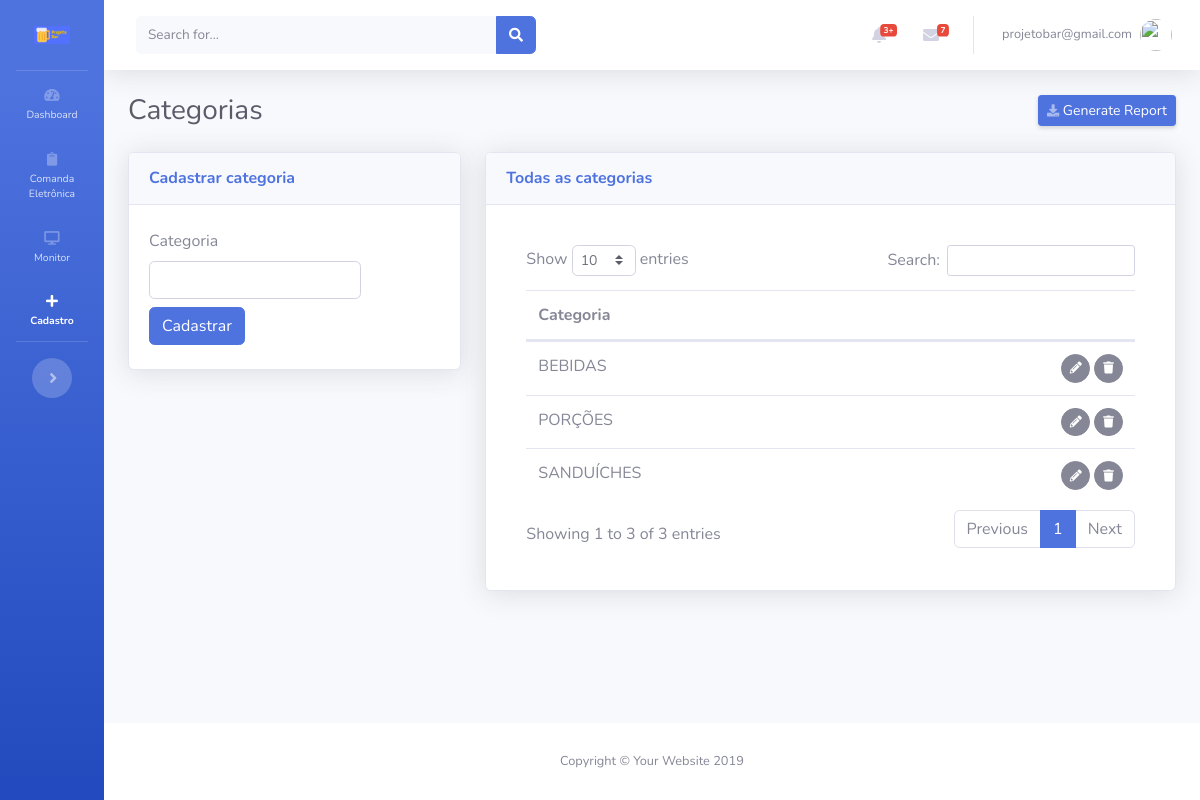
Page /views/categorias/Cadastrar.php (signed in) on the earlier database version.
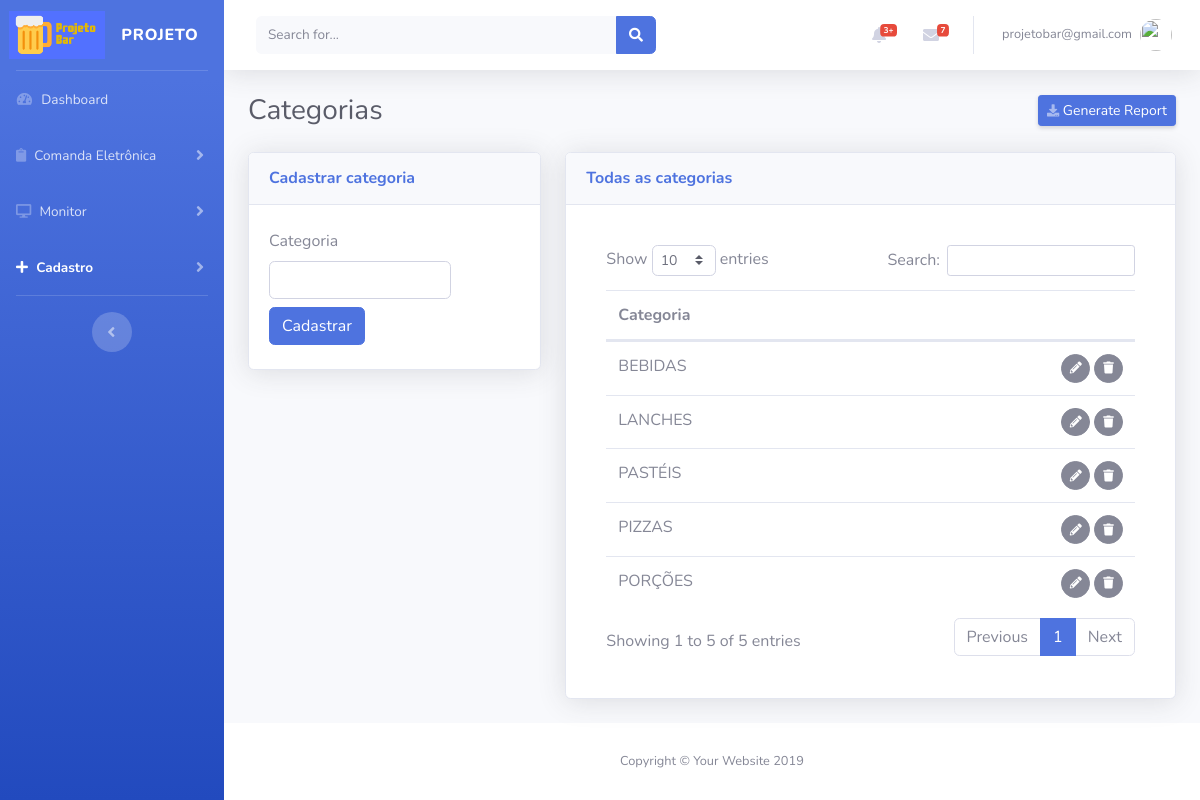
Same page on the later database version.
### tables this page shows
CREATE TABLE IF NOT EXISTS `categorias` (
  `id` int(11) NOT NULL AUTO_INCREMENT,
  `categoria` varchar(200) NOT NULL,
  `usuario` int(11) NOT NULL COMMENT 'FK',
  `cadastro` datetime NOT NULL,
  `modificado` datetime NOT NULL,
  PRIMARY KEY (`id`)
);

### config.php (called while the page is built, shortened)
<?php
$app_name= 'PROJETO';
$app_token= 'appbar1';

### controllers/sidebar/ControllerSidebarToggle.php (called while the page is built)
<?php
$sqlCosultaToggle="SELECT * FROM sidebar WHERE id_usuario = '".$_SESSION['id'.$app_token]."' LIMIT 1";
$resultCosultaToggle=mysqli_query($conecta,$sqlCosultaToggle);
$CosultaToggle=mysqli_fetch_assoc($resultCosultaToggle);

### views/categorias/templates/FormularioExibir.php (the view, shortened to what this page needs)
<div class="card shadow mb-12">
  <div class="card-header py-3">
    <h6 class="m-0 font-weight-bold text-primary">Todas as categorias</h6>
  </div>
  <div class="card-body">
    <?php
    $sql="SELECT * FROM categorias ORDER BY categoria ASC";
    if ($result=mysqli_query($conecta,$sql))
    {
      ?>
      <div class="card-body">
        <div class="table-responsive">
          <table class="table cell-border table-hover" id="dataTable" width="100%" cellspacing="0">
            <thead>
              <tr>
                <th colspan="2">Categoria</th>
              </tr>
            </thead>
            <tfoot>
              <tbody>
                <?php
                while ($row=mysqli_fetch_assoc($result))
                {
                 ?>
                 <tr>
                  <td>
                    <?php echo $row['categoria'];?>
                  </td>
                  <td align="right">
                    <span id="acoes">
                      <button class="btn btn-secondary btn-circle btn-sm botaoEditarCategoriaTransicao" idcategoria="<?=$row['id']?>">
                        <i class="fas fa-pencil-alt"></i></button>
                        <button class="btn btn-secondary btn-circle btn-sm botaoVerificaProdutosVinculados"  idcategoria="<?=$row['id']?>"> <i class="fas fa-trash"></i>
                        </span>
                      </td>
                    </tr>
                    <?php
                  }
                  ?>
                </tbody>
              </table>
            </div>
          </div>
          <?php
        }
        ?>
      </div>
    </div>

### inc/header.php (shortened to what this page needs)
<!DOCTYPE html>
<html lang="pt-br">
<head>
  <link href="<?php echo BASEURL; ?>vendor/fontawesome-free/css/all.min.css" rel="stylesheet" type="text/css">
  <link href="<?php echo BASEURL; ?>css/sb-admin-2.css" rel="stylesheet">
  <link href="<?php echo BASEURL;?>vendor/alertify/css/alertify.min.css" rel="stylesheet">
</head>
  <?php include_once($ControllerSidebarToggle); ?>

### views/categorias/Cadastrar.php (shortened to what this page needs)
<?php
$app_item="cadastro";
$app_page_name="categorias";
include ('../../config.php');
include('../../inc/header.php');
?>
<link href="<?php echo BASEURL;?>vendor/datatables/dataTables.bootstrap4.min.css" rel="stylesheet">
<body id="page-top">
  <div id="wrapper">
    <?php include('../../inc/sidebar.php'); ?>
    <div id="content-wrapper" class="d-flex flex-column">
      <div id="content">
       <?php include('../../inc/topbar.php'); ?>
       <div class="container-fluid">
        <div class="d-sm-flex align-items-center justify-content-between mb-4">
          <h1 class="h3 mb-0 text-gray-800"><?php echo ucfirst($app_page_name); ?></h1>
          <a href="#" class="d-none d-sm-inline-block btn btn-sm btn-primary shadow-sm"><i class="fas fa-download fa-sm text-white-50"></i> Generate Report</a>
        </div>
        <div id="contentTemplateMaster">
         <?php include ('templates/TemplateMaster.php'); ?>
       </div>
     </div>
   </div>
 </div>
</div>
<?php include('../../inc/footer.php'); ?>

### inc/sidebar.php (shortened to what this page needs)
    <ul class="navbar-nav bg-gradient-primary sidebar sidebar-dark accordion  <?php echo $CosultaToggle['status']; ?>" id="accordionSidebar">
      <a class="sidebar-brand d-flex align-items-center justify-content-center" href="<?php echo BASEURL.'index.php'; ?>">
        <img src="<?php echo BASEURL;?>img/logo_azul_small.png" width="50%">
      <div class="sidebar-brand-text mx-3"><?php echo $app_name; ?></div>
    </a>
    <hr class="sidebar-divider my-0">
    <li class="nav-item <?php if($app_item=='dashboard'){echo 'active';} else {'';} ?>">
      <a class="nav-link" href="<?php echo BASEURL.'index.php'; ?>">
        <i class="fas fa-fw fa-tachometer-alt"></i>
        <span>Dashboard</span></a>
      </li>
      <li class="nav-item <?php if($app_item=='comanda eletronica'){echo 'active';} else {'';} ?>">
        <a class="nav-link collapsed" href="#" data-toggle="collapse" data-target="#collapsePage1" aria-expanded="true" aria-controls="collapsePages">
          <i class="fas fa-clipboard"></i>
          <span>Comanda Eletrônica</span>
        </a>
    </li>
    <li class="nav-item <?php if($app_item=='monitor'){echo 'active';} else {'';} ?>">
      <a class="nav-link collapsed" href="#" data-toggle="collapse" data-target="#collapsePage2" aria-expanded="true" aria-controls="collapsePages">
        <i class="fas fa-desktop"></i>
        <span>Monitor</span>
      </a>
  </li>
  <li class="nav-item <?php if($app_item=='cadastro'){echo 'active';} else {'';} ?>">
    <a class="nav-link collapsed" href="#" data-toggle="collapse" data-target="#collapsePages3" aria-expanded="true" aria-controls="collapsePages">
      <i class="fas fa-plus"></i>
      <span>Cadastro</span>
    </a>
</li>
  <hr class="sidebar-divider d-none d-md-block">
  <div class="text-center d-none d-md-inline">
    <button class="rounded-circle border-0 sidebarToggle" id="sidebarToggle" name="sidebarToggle"></button>
  </div>
</ul>

### inc/topbar.php (shortened to what this page needs)
<nav class="navbar navbar-expand navbar-light bg-white topbar mb-4 static-top shadow">
  <form class="d-none d-sm-inline-block form-inline mr-auto ml-md-3 my-2 my-md-0 mw-100 navbar-search">
    <div class="input-group">
      <input type="text" class="form-control bg-light border-0 small" placeholder="Search for..." aria-label="Search" aria-describedby="basic-addon2">
      <div class="input-group-append">
        <button class="btn btn-primary" type="button">
          <i class="fas fa-search fa-sm"></i>
        </button>
      </div>
    </div>
  </form>
  <ul class="navbar-nav ml-auto">
    <li class="nav-item dropdown no-arrow mx-1">
      <a class="nav-link dropdown-toggle" href="#" id="alertsDropdown" role="button" data-toggle="dropdown" aria-haspopup="true" aria-expanded="false">
        <i class="fas fa-bell fa-fw"></i>
        <span class="badge badge-danger badge-counter">3+</span>
      </a>
    </li>
    <li class="nav-item dropdown no-arrow mx-1">
      <a class="nav-link dropdown-toggle" href="#" id="messagesDropdown" role="button" data-toggle="dropdown" aria-haspopup="true" aria-expanded="false">
        <i class="fas fa-envelope fa-fw"></i>
        <span class="badge badge-danger badge-counter">7</span>
      </a>
    </li>
    <li class="nav-item dropdown no-arrow">
      <a class="nav-link dropdown-toggle" href="#" id="userDropdown" role="button" data-toggle="dropdown" aria-haspopup="true" aria-expanded="false">
        <span class="mr-2 d-none d-lg-inline text-gray-600 small"><?php echo $_SESSION['login'.$app_token]; ?></span>
        <img class="img-profile rounded-circle" src="https://source.unsplash.com/QAB-WJcbgJk/60x60">
      </a>
    </li>
  </ul>
</nav>

### views/categorias/templates/TemplateMaster.php (shortened to what this page needs)
<?php
$FormularioCadastrar = $_SERVER['DOCUMENT_ROOT'];
$FormularioCadastrar .= BASEURL . "views/categorias/templates/FormularioCadastrar.php";
$FormularioExibir = $_SERVER['DOCUMENT_ROOT'];
$FormularioExibir .= BASEURL . "views/categorias/templates/FormularioExibir.php";
?>
<div class="row">
<div class="col-xl-4 col-lg-5">
<?php include ($FormularioCadastrar); ?>
</div>
<div class="col-xl-8 col-lg-7">
<?php include ($FormularioExibir); ?>

### views/categorias/templates/FormularioCadastrar.php
<div class="card shadow mb-4 FormularioCadastrarCategoria">
  <div class="card-header py-3">
    <h6 class="m-0 font-weight-bold text-primary">Cadastrar categoria</h6>
  </div>
  <div class="card-body">
    <div class="row">
      <div class="col-8 col-md-10 col-xl-9 col-lg-9 py-1">
        <label>Categoria</label>
        <input type="text" id="categoria" class="form-control"  required />
      </div>
    </div>
    <div class="row">
      <div class="col-2 col-md-2 col-xl-1 col-lg-1 py-1">
        <button class="btn btn-primary" id="botaoCadastrarCategoria">Cadastrar</button>
      </div>
    </div>
  </div>
</div>

### inc/footer.php (shortened to what this page needs)
      <footer class="sticky-footer bg-white">
        <div class="container my-auto">
          <div class="copyright text-center my-auto">
            <span>Copyright &copy; Your Website 2019</span>
          </div>
        </div>
      </footer>
    </div>
  </div>
</body>
</html>

Differences in the rows shown:
changed categorias: categoria "SANDUÍCHES" → "LANCHES"; moves up the list
added categorias: categoria "PASTÉIS"
added categorias: categoria "PIZZAS"
Other differences:
$app_name: (not shown) → "PROJETO"
text written by a page script: "Show entries Search: Showing 1 to 3 of 3 entries Previous 1 Next" → "Show entries Search: Showing 1 to 5 of 5 entries Previous 1 Next"
